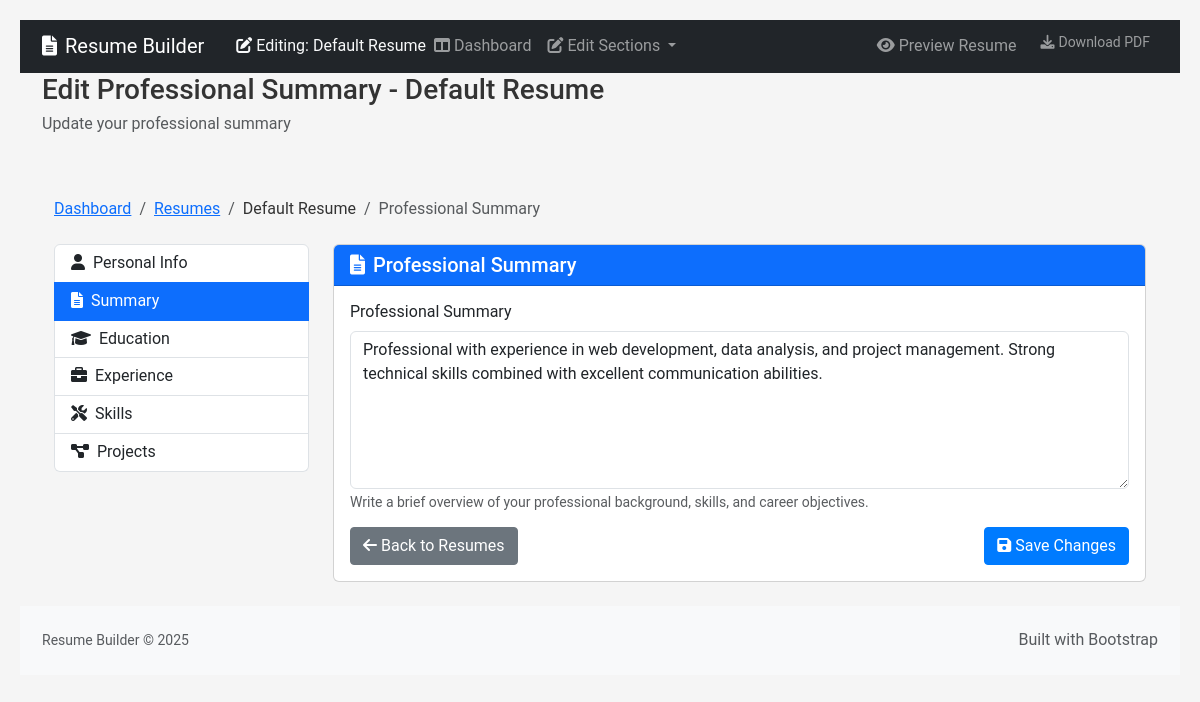
/edit_sections/summary.php?resume_id=1, run on the app's committed database.
### tables this page shows
CREATE TABLE resumes (
                id INTEGER PRIMARY KEY,
                name TEXT NOT NULL,
                description TEXT,
                is_default INTEGER DEFAULT 0,
                created_at TIMESTAMP DEFAULT CURRENT_TIMESTAMP,
                updated_at TIMESTAMP DEFAULT CURRENT_TIMESTAMP
            );

CREATE TABLE summary (
                id INTEGER PRIMARY KEY,
                resume_id INTEGER,
                content TEXT NOT NULL,
                updated_at TIMESTAMP DEFAULT CURRENT_TIMESTAMP,
                FOREIGN KEY (resume_id) REFERENCES resumes(id) ON DELETE CASCADE
            );

### database/db.php (called while the page is built, shortened)
<?php
class ResumeDB {
    private $db;
    private static $instance = null;
    private function __construct() {
        $dbFile = __DIR__ . '/resume.sqlite';
        $createTables = !file_exists($dbFile);
        try {
            $this->db = new PDO('sqlite:' . $dbFile);
            $this->db->setAttribute(PDO::ATTR_ERRMODE, PDO::ERRMODE_EXCEPTION);
        } catch (PDOException $e) {
            die("Database connection failed: " . $e->getMessage());
        }
    }
    public static function getInstance() {
        if (self::$instance === null) {
            self::$instance = new ResumeDB();
        }
        return self::$instance;
    }
    public function querySingle($sql, $params = []) {
        try {
            $stmt = $this->db->prepare($sql);
            $stmt->execute($params);
            return $stmt->fetch(PDO::FETCH_ASSOC);
        } catch (PDOException $e) {
            die("Query failed: " . $e->getMessage());
        }
    }
}

### edit_sections/summary.php (the view, shortened to what this page needs)
<?php
require_once '../database/db.php';
require_once 'common.php';
$db = ResumeDB::getInstance();
$resumeId = getResumeId($db);
$resumeName = getResumeName($db, $resumeId);
$summary = $db->querySingle("SELECT * FROM summary WHERE resume_id = ?", [$resumeId]);
$currentContent = $summary['content'] ?? '';
$pageTitle = 'Edit Professional Summary - ' . $resumeName;
$pageDescription = 'Update your professional summary';
require_once '../includes/header.php';
?>
<div class="container py-4">
    <?php displayBreadcrumbs($resumeName, 'Professional Summary'); ?>
    <div class="row">
        <div class="col-md-3">
            <?php displaySectionNav($resumeId, 'summary'); ?>
        </div>
        <div class="col-md-9">
            <div class="card">
                <div class="card-header bg-primary text-white">
                    <h5 class="card-title mb-0">
                        <i class="fas fa-file-alt me-2"></i>Professional Summary
                    </h5>
                </div>
                <div class="card-body">
                    <form method="post" class="needs-validation" novalidate>
                        <div class="mb-3">
                            <label for="content" class="form-label">Professional Summary</label>
                            <textarea class="form-control"
                                    id="content"
                                    name="content"
                                    rows="6"
                                    required><?php echo htmlspecialchars($currentContent); ?></textarea>
                            <div class="form-text">
                                Write a brief overview of your professional background, skills, and career objectives.
                            </div>
                        </div>
                        <div class="d-flex justify-content-between">
                            <a href="resumes.php" class="btn btn-secondary">
                                <i class="fas fa-arrow-left me-1"></i>Back to Resumes
                            </a>
                            <button type="submit" class="btn btn-primary">
                                <i class="fas fa-save me-1"></i>Save Changes
                            </button>
                        </div>
                    </form>
                </div>
            </div>
        </div>
    </div>
</div>
<?php require_once '../includes/footer.php'; ?>

### includes/header.php (shortened to what this page needs)
<?php
$currentResumeName = '';
if (isset($_GET['resume_id']) && str_contains($_SERVER['PHP_SELF'], 'edit_sections')) {
    require_once dirname(__FILE__) . '/../database/db.php';
    $db = ResumeDB::getInstance();
    $resume = $db->querySingle("SELECT name FROM resumes WHERE id = ?", [$_GET['resume_id']]);
    if ($resume) {
        $currentResumeName = $resume['name'];
    }
}
?>
<!DOCTYPE html>
<html lang="en">
<head>
    <link href="https://cdn.jsdelivr.net/npm/bootstrap@5.3.0-alpha1/dist/css/bootstrap.min.css" rel="stylesheet">
    <link href="https://cdnjs.cloudflare.com/ajax/libs/font-awesome/6.0.0/css/all.min.css" rel="stylesheet">
    <link rel="stylesheet" href="<?php echo str_contains($_SERVER['PHP_SELF'], 'edit_sections') ? '../style.css' : 'style.css'; ?>">
</head>
<body>
    <nav class="navbar navbar-expand-lg navbar-dark bg-dark mb-4">
        <div class="container">
            <a class="navbar-brand" href="<?php echo str_contains($_SERVER['PHP_SELF'], 'edit_sections') ? '../admin.php' : 'admin.php'; ?>">
                <i class="fas fa-file-alt me-2"></i>Resume Builder
            </a>
            <?php if ($currentResumeName): ?>
            <span class="navbar-text text-light ms-3">
                <i class="fas fa-edit me-1"></i>Editing: <?php echo htmlspecialchars($currentResumeName); ?>
            </span>
            <?php endif; ?>
            <div class="collapse navbar-collapse" id="navbarMain">
                <ul class="navbar-nav me-auto">
                    <li class="nav-item">
                        <a class="nav-link" href="<?php echo str_contains($_SERVER['PHP_SELF'], 'edit_sections') ? '../admin.php' : 'admin.php'; ?>">
                            <i class="fas fa-columns me-1"></i>Dashboard
                        </a>
                    </li>
                    <?php if (isset($_GET['resume_id'])): ?>
                    <li class="nav-item dropdown">
                        <a class="nav-link dropdown-toggle" href="#" role="button" data-bs-toggle="dropdown">
                            <i class="fas fa-edit me-1"></i>Edit Sections
                        </a>
                    </li>
                    <?php endif; ?>
                </ul>
                <ul class="navbar-nav">
                    <?php if (isset($_GET['resume_id'])): ?>
                    <li class="nav-item">
                        <a class="nav-link" href="<?php echo str_contains($_SERVER['PHP_SELF'], 'edit_sections') ? '../index.php?resume_id=' . $_GET['resume_id'] : 'index.php?resume_id=' . $_GET['resume_id']; ?>">
                            <i class="fas fa-eye me-1"></i>Preview Resume
                        </a>
                    </li>
                    <li class="nav-item">
                        <a class="nav-link btn btn-sm btn-outline-light ms-2" href="<?php echo str_contains($_SERVER['PHP_SELF'], 'edit_sections') ? '../index.php?resume_id=' . $_GET['resume_id'] . '&download=true' : 'index.php?resume_id=' . $_GET['resume_id'] . '&download=true'; ?>">
                            <i class="fas fa-download me-1"></i>Download PDF
                        </a>
                    </li>
                    <?php endif; ?>
                </ul>
            </div>
        </div>
    </nav>
    <div class="container">
        <?php if (isset($pageTitle)): ?>
        <div class="row mb-4">
            <div class="col-12">
                <h1 class="h3 mb-2"><?php echo $pageTitle; ?></h1>
                <?php if (isset($pageDescription)): ?>
                <p class="text-muted"><?php echo $pageDescription; ?></p>
                <?php endif; ?>
            </div>
        </div>
        <?php endif; ?>

### edit_sections/common.php (shortened to what this page needs)
<?php
function getResumeId($db) {
    $resumeId = isset($_GET['resume_id']) ? (int)$_GET['resume_id'] : null;
    return $resumeId;
}
function getResumeName($db, $resumeId) {
    $resume = $db->querySingle("SELECT name FROM resumes WHERE id = ?", [$resumeId]);
    return $resume ? $resume['name'] : 'Unknown Resume';
}
function displaySectionNav($resumeId, $currentSection) {
    $sections = [
        'personal_info' => ['name' => 'Personal Info', 'icon' => 'user'],
        'summary' => ['name' => 'Summary', 'icon' => 'file-alt'],
        'education' => ['name' => 'Education', 'icon' => 'graduation-cap'],
        'experience' => ['name' => 'Experience', 'icon' => 'briefcase'],
        'skills' => ['name' => 'Skills', 'icon' => 'tools'],
        'projects' => ['name' => 'Projects', 'icon' => 'project-diagram']
    ];
    echo '<div class="list-group mb-4">';
    foreach ($sections as $section => $info) {
        $activeClass = ($section === $currentSection) ? 'active' : '';
        echo sprintf(
            '<a href="%s.php?resume_id=%d" class="list-group-item list-group-item-action %s">
                <i class="fas fa-%s me-2"></i>%s
            </a>',
            $section,
            $resumeId,
            $activeClass,
            $info['icon'],
            $info['name']
        );
    }
    echo '</div>';
}
function displayBreadcrumbs($resumeName, $sectionName) {
    echo '<nav aria-label="breadcrumb" class="mb-4">
        <ol class="breadcrumb">
            <li class="breadcrumb-item"><a href="../admin.php">Dashboard</a></li>
            <li class="breadcrumb-item"><a href="resumes.php">Resumes</a></li>
            <li class="breadcrumb-item">' . htmlspecialchars($resumeName) . '</li>
            <li class="breadcrumb-item active">' . htmlspecialchars($sectionName) . '</li>
        </ol>
    </nav>';
}
    ?>

### style.css (style rules this page uses)
* { font-family: "Roboto", "DejaVu Sans", "Helvetica", Arial, sans-serif; margin: 0; padding: 0; box-sizing: border-box; }
body { color: #333; line-height: 1.3; background: #f5f5f5; padding: 20px; }
.mb-4 { margin-bottom: 1.5rem !important; }
.navbar { margin-bottom: 0 !important; }
.btn { display: inline-block; font-weight: 400; text-align: center; vertical-align: middle; user-select: none; padding: 0.375rem 0.75rem; font-size: 1rem; line-height: 1.5; border-radius: 0.25rem; transition: color 0.15s ease-in-out, background-color 0.15s ease-in-out, border-color 0.15s ease-in-out, box-shadow 0.15s ease-in-out; }
.btn-primary { color: #fff; background-color: #007bff; border-color: #007bff; }
.btn-sm { padding: 0.25rem 0.5rem; font-size: 0.875rem; line-height: 1.5; border-radius: 0.2rem; }

### data on the page
resumes: name "Default Resume", name "Edit Professional Summary - Default Resume"
summary: content "Professional with experience in web development, data analysis, and project management. Strong technical skills combined with excellent communication abilities."

### other printed values
$pageDescription "Update your professional summary"
$sectionName "Professional Summary"
$info['name'] "Personal Info"
$info['name'] "Summary"
$info['name'] "Education"
$info['name'] "Experience"
$info['name'] "Skills"
$info['name'] "Projects"
